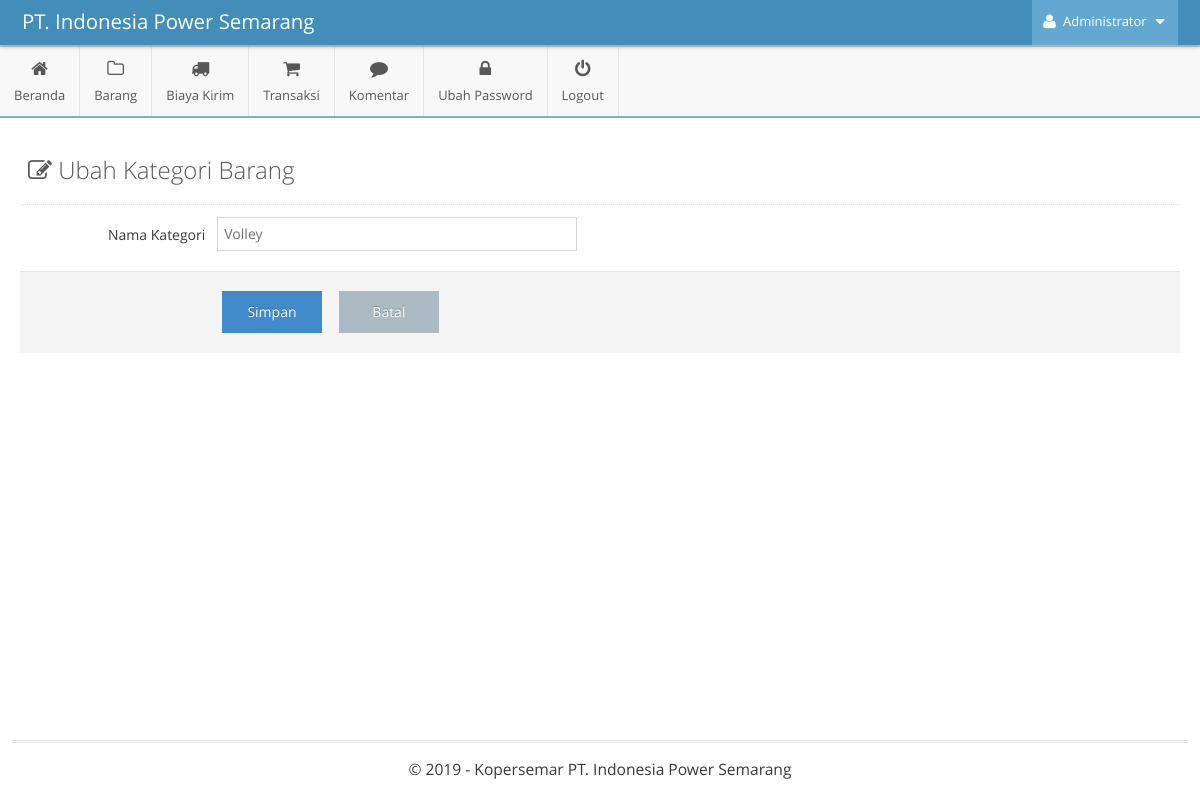
Before: /admin/main.php?module=form_kategori&form=edit&id=15 (signed in) with the older database file.
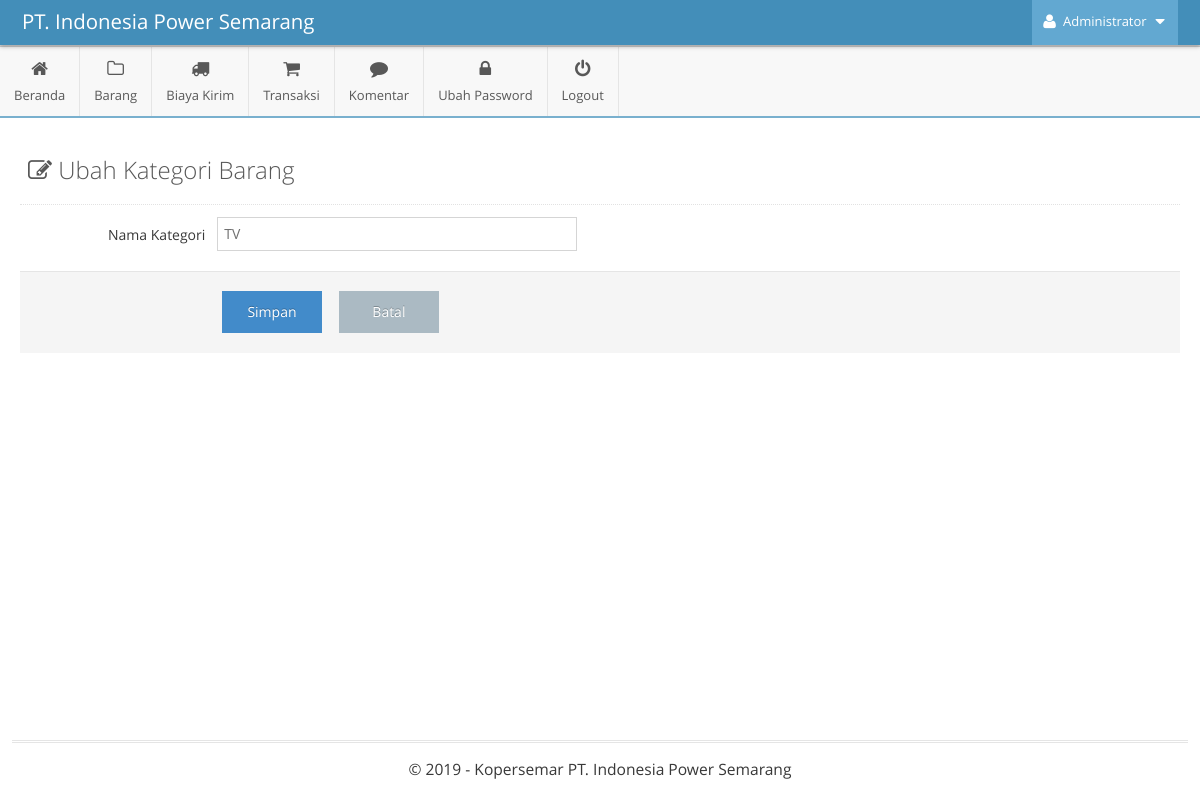
After: the same page with the newer database file.
### tables this page shows
CREATE TABLE IF NOT EXISTS `tbl_kategori` (
  `id_kategori` int(11) NOT NULL,
  `nama_kategori` varchar(30) NOT NULL
);

### admin/modules/kategori/form.php (the view, shortened to what this page needs)
<?php
if ($_GET['form']=='add') { ?>
	<div class="page-content">
		<div class="page-header">
			<h1 style="color:#585858">
				<i class="ace-icon fa fa-edit"></i>
				Input Kategori Barang
			</h1>
		</div>
		<div class="row">
			<div class="col-xs-12">
				<form class="form-horizontal" role="form" action="modules/kategori/proses.php?act=insert" method="POST" />
<div class="form-group">
						<label class="col-sm-2 control-label no-padding-right">ID Kategori</label>
						<div class="col-sm-9">
							<input type="text" class="col-xs-12 col-sm-5" name="id_kategori" autocomplete="off" required />
						</div>
					</div>
					<div class="form-group">
						<label class="col-sm-2 control-label no-padding-right">Nama Kategori</label>
						<div class="col-sm-9">
							<input type="text" class="col-xs-12 col-sm-5" name="nama_kategori" autocomplete="off" required />
						</div>
					</div>
					<div class="clearfix form-actions">
						<div class="col-md-offset-2 col-md-10">
							<input style="width:100px" type="submit" class="btn btn-primary" name="simpan" value="Simpan" />
							&nbsp; &nbsp;
							<a style="width:100px" href="?module=kategori" class="btn">Batal</a>
						</div>
					</div>
				</form>
			</div>
		</div>
	</div>
<?php
}
elseif ($_GET['form']=='edit') {
	if (isset($_GET['id'])) {
	    $query = mysqli_query($mysqli, "SELECT * FROM tbl_kategori WHERE id_kategori='$_GET[id]'")
	    								or die('Ada kesalahan pada query tampil data ubah : '.mysqli_error($mysqli));
	    $data  = mysqli_fetch_assoc($query);
  	}
?>
	<div class="page-content">
		<div class="page-header">
			<h1 style="color:#585858">
				<i class="ace-icon fa fa-edit"></i>
				Ubah Kategori Barang
			</h1>
		</div>
		<div class="row">
			<div class="col-xs-12">
				<form class="form-horizontal" role="form" action="modules/kategori/proses.php?act=update" method="POST" />
					<div class="form-group">
						<label class="col-sm-2 control-label no-padding-right">Nama Kategori</label>
						<div class="col-sm-9">
							<input type="text" class="col-xs-12 col-sm-5" name="nama_kategori" autocomplete="off" value="<?php echo $data['nama_kategori']; ?>" required />
						</div>
					</div>
					<div class="clearfix form-actions">
						<div class="col-md-offset-2 col-md-10">
							<input style="width:100px" type="submit" class="btn btn-primary" name="simpan" value="Simpan" />
							<a style="width:100px" href="?module=kategori" class="btn">Batal</a>
						</div>
					</div>
			</div>
		</div>
	</div>
<?php
}
?>

Changed rows visible on the page:
changed tbl_kategori: nama_kategori "Volley" → "TV"
